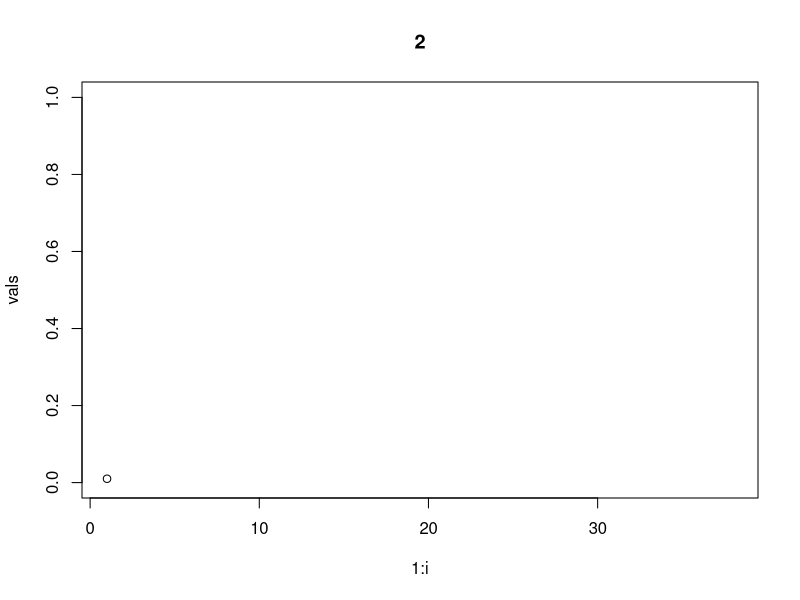
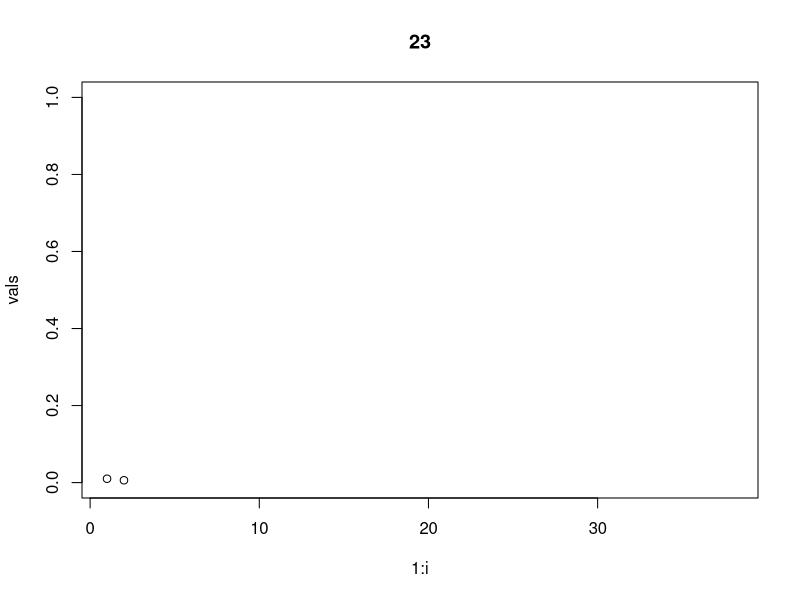
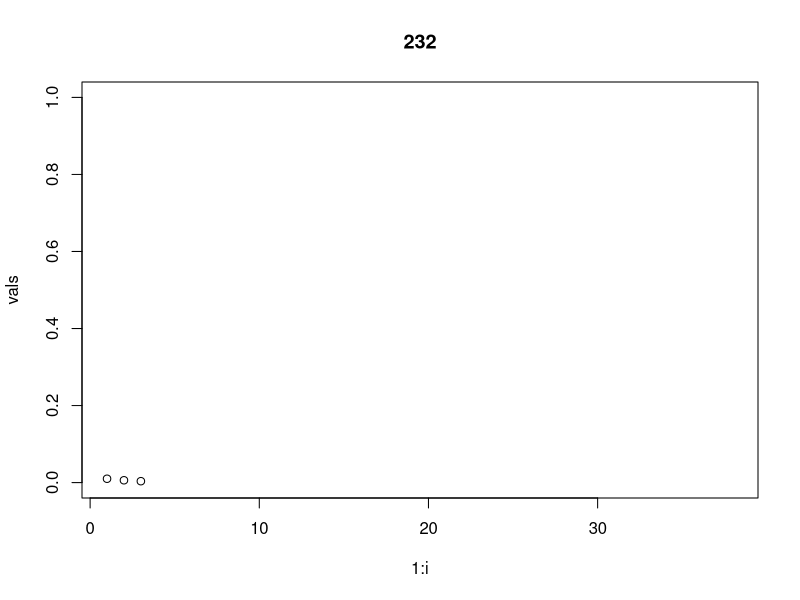
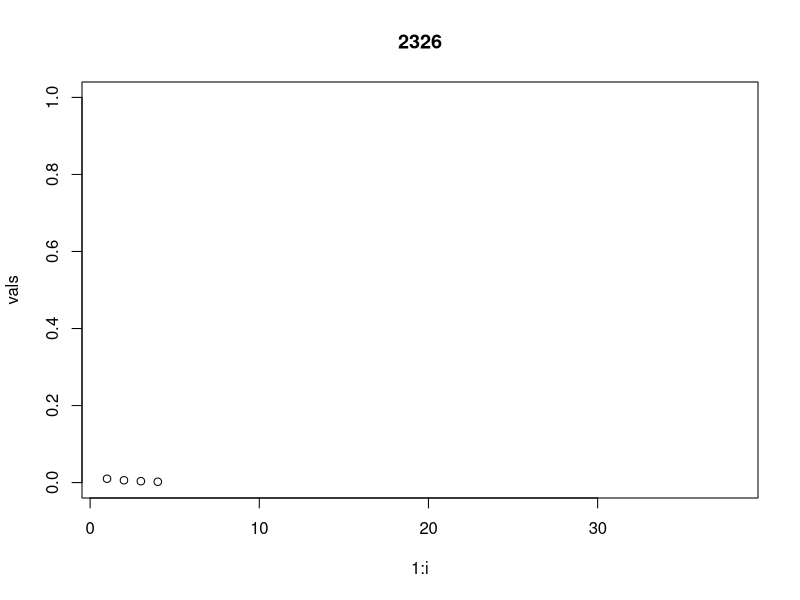
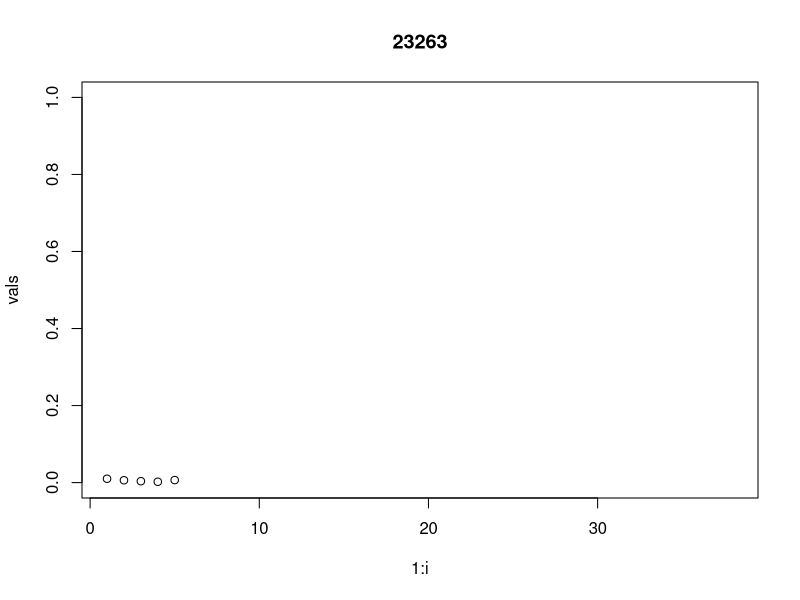
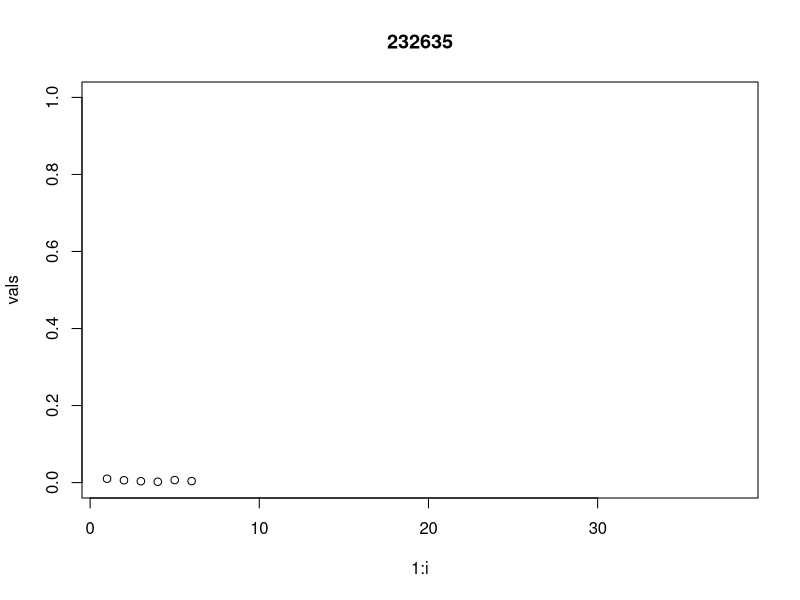
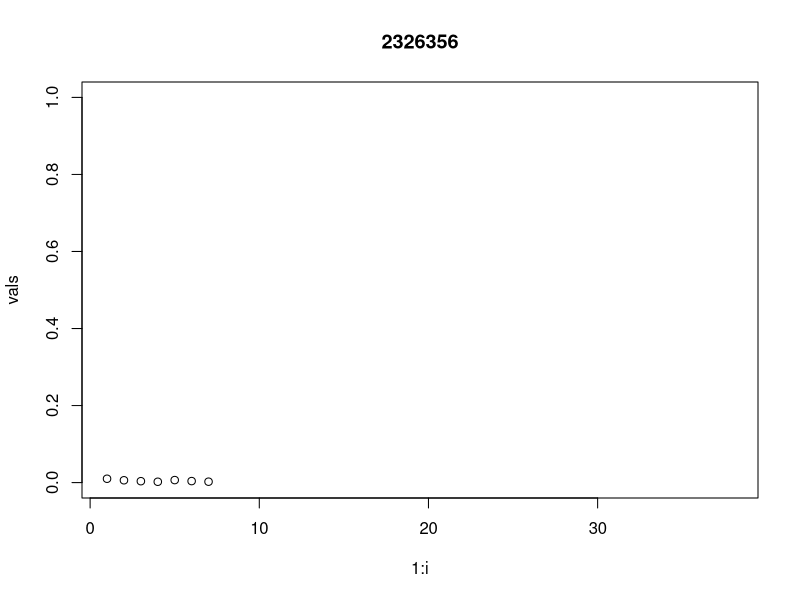
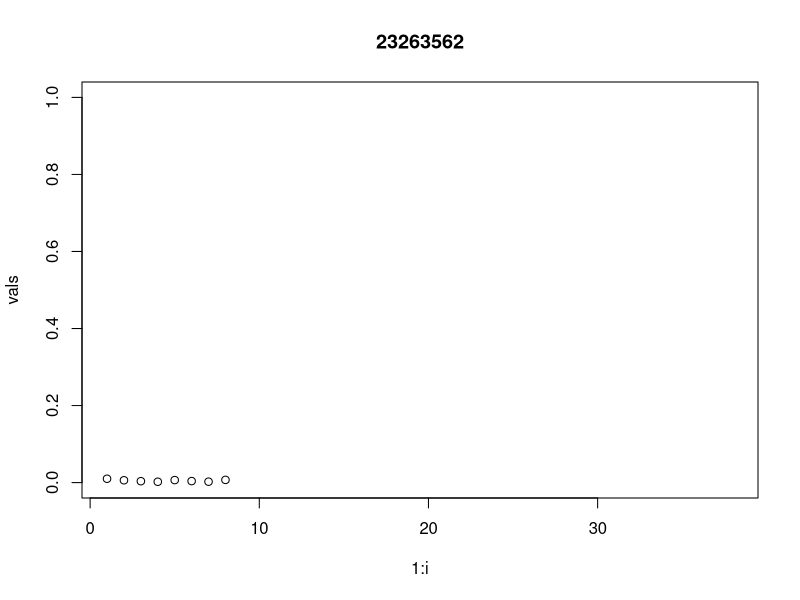

The R script that drew these images, in order:
## ---- chunk 1
rm(list=ls())
# Probs of loaded and fair die, respectively
probDie <- c(0.01,0.99)

# Likelihoods of number rolled
loaded <- c(0.1,0.1,0.1,0.1,0.1,0.5)
fair <- c(1/6,1/6,1/6,1/6,1/6,1/6)

data<-c(2,3,2,6,3,5,6,2,6,6,2,6,6,2,3,6,6,6,5,6,6,5,6,6,6,6,6,4,6,3,3,3,6,6,5,6,6)
vals <- vector();

titleStr <- ""
for (i in 1:length(data)) {
  
  vals[i] <- probDie[1];
  
  denom <- probDie[1] * loaded[data[i]] + probDie[2] * fair[data[i]];
  
  probDie[1] <- probDie[1] * loaded[data[i]] / denom;
  probDie[2] <- probDie[2] * fair[data[i]] / denom;
  
  titleStr <- paste(titleStr,data[i],sep="")
  plot(1:i,vals, main=titleStr,ylim=c(0,1),xlim=c(1,length(data)+1))
}
## ---- chunk 2
rm(list=ls())
# Probs of loaded and fair die, respectively
probDie <- c(0.01,0.99)

# Likelihoods of number rolled
loaded <- c(0.1,0.1,0.1,0.1,0.1,0.5)
fair <- c(1/6,1/6,1/6,1/6,1/6,1/6)

rollLoadedDie <- function(x) {
  rolls <- vector(length=x,mode="double")
  for (j in 1:x) {
    rolls[j] <- sample(1:6, 1, prob=loaded)
  }
  return (rolls)
}

data <- rollLoadedDie(100)
vals <- vector();
titleStr <- ""
for (i in 1:length(data)) {
  
  vals[i] <- probDie[1];
  
  denom <- probDie[1] * loaded[data[i]] + probDie[2] * fair[data[i]];
  
  probDie[1] <- probDie[1] * loaded[data[i]] / denom;
  probDie[2] <- probDie[2] * fair[data[i]] / denom;
  
  titleStr <- paste(titleStr,data[i],sep="")
  plot(1:i,vals, main=titleStr,ylim=c(0,1),xlim=c(1,length(data)+1))
}
vals
## ---- chunk 3
rm(list=ls())
# p(diseased), p(not diseased)
priors <- c(0.001,0.999)

# p(has the disease), p(does not have disease)
likelihoodGivenDiseased <- c(0.91,0.09)
likelihoodGivenNotDiseased <- c(0.16,0.84)

getDataFromLikelihood <- function(likelihood, numPoints) {
  d <- vector(mode="integer",length=numPoints);
  
  for (i in 1:numPoints) {
    if (runif(1) <= likelihood[1]) {
      d[i] <- 1;
    }
    else {
      d[i] <- 2;
    }
  }
  return (d)
}

#getDataFromLikelihood(likelihoodGivenDiseased,50)
#getDataFromLikelihood(likelihoodGivenNotDiseased,50)

data <- getDataFromLikelihood(likelihoodGivenDiseased,50)
vals <- vector();
titleStr <- ""
for (i in 1:length(data)) {
  
  vals[i] <- priors[1];
  
  denom <- priors[1] * likelihoodGivenDiseased[data[i]] + priors[2] * likelihoodGivenNotDiseased[data[i]];
  
  priors[1] <- priors[1] * likelihoodGivenDiseased[data[i]] / denom;
  priors[2] <- priors[2] * likelihoodGivenNotDiseased[data[i]] / denom;
  
  titleStr <- paste(titleStr,data[i],sep="")
  plot(1:i,vals, main=titleStr,ylim=c(0,1),xlim=c(1,length(data)+1))
}
vals
## ---- chunk 4
rm(list=ls())
# p(diseased), p(not diseased)
priors <- c(0.001,0.999)

# p(has the disease), p(does not have disease)
likelihoodGivenDiseased <- c(0.91,0.09)
likelihoodGivenNotDiseased <- c(0.16,0.84)

getDataFromLikelihood <- function(likelihood, numPoints) {
  d <- vector(mode="integer",length=numPoints);
  
  for (i in 1:numPoints) {
    if (runif(1) <= likelihood[1]) {
      d[i] <- 1;
    }
    else {
      d[i] <- 2;
    }
  }
  return (d)
}

data <- getDataFromLikelihood(likelihoodGivenNotDiseased,50)
vals <- vector();
titleStr <- ""
for (i in 1:length(data)) {
  
  vals[i] <- priors[2];
  
  denom <- priors[1] * likelihoodGivenDiseased[data[i]] + priors[2] * likelihoodGivenNotDiseased[data[i]];
  
  priors[1] <- priors[1] * likelihoodGivenDiseased[data[i]] / denom;
  priors[2] <- priors[2] * likelihoodGivenNotDiseased[data[i]] / denom;
  
  titleStr <- paste(titleStr,data[i],sep="")
  plot(1:i,vals, main=titleStr,ylim=c(0,1),xlim=c(1,length(data)+1))
}
vals
## ---- chunk 5
# Cost * minimum required tests * # patients
1*17*1000000
